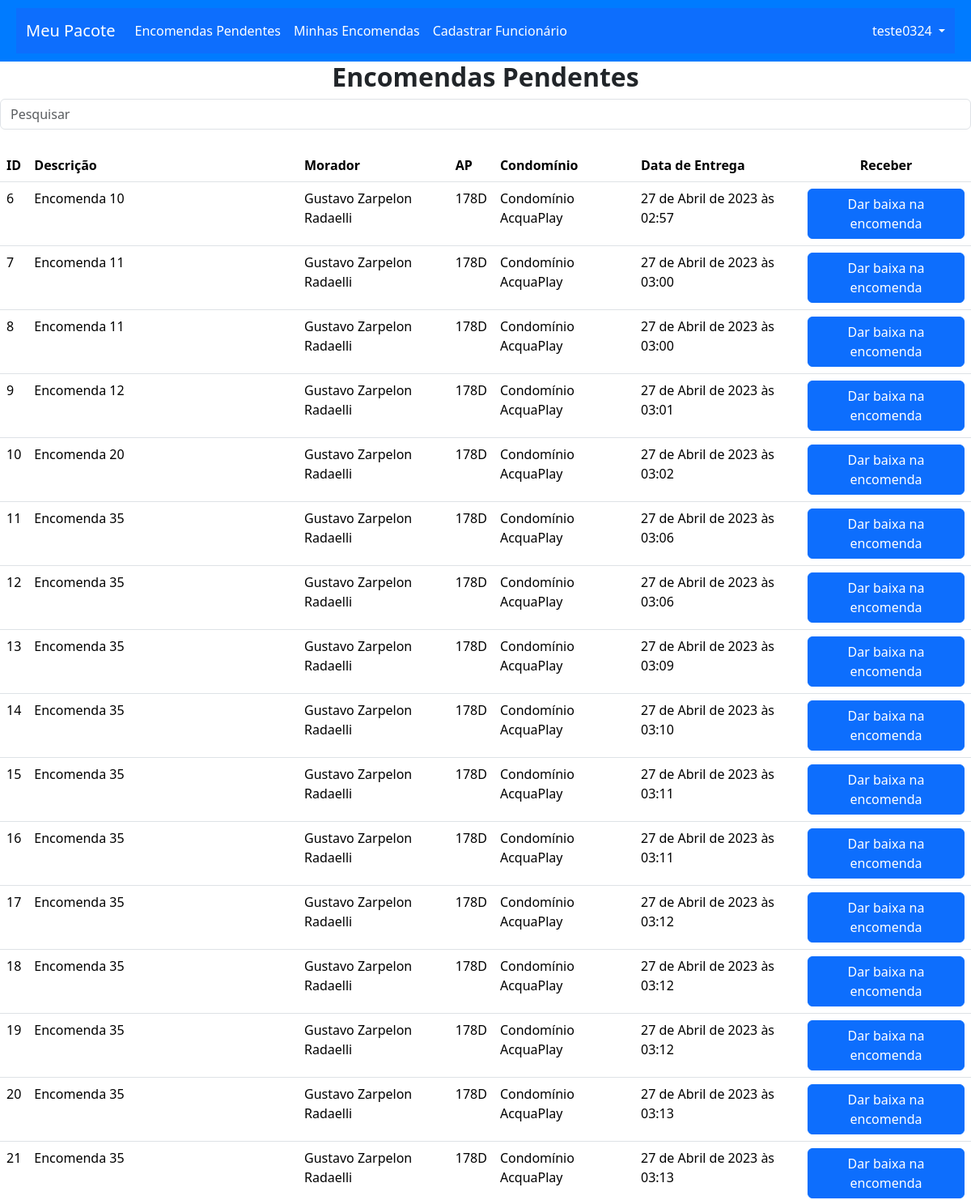
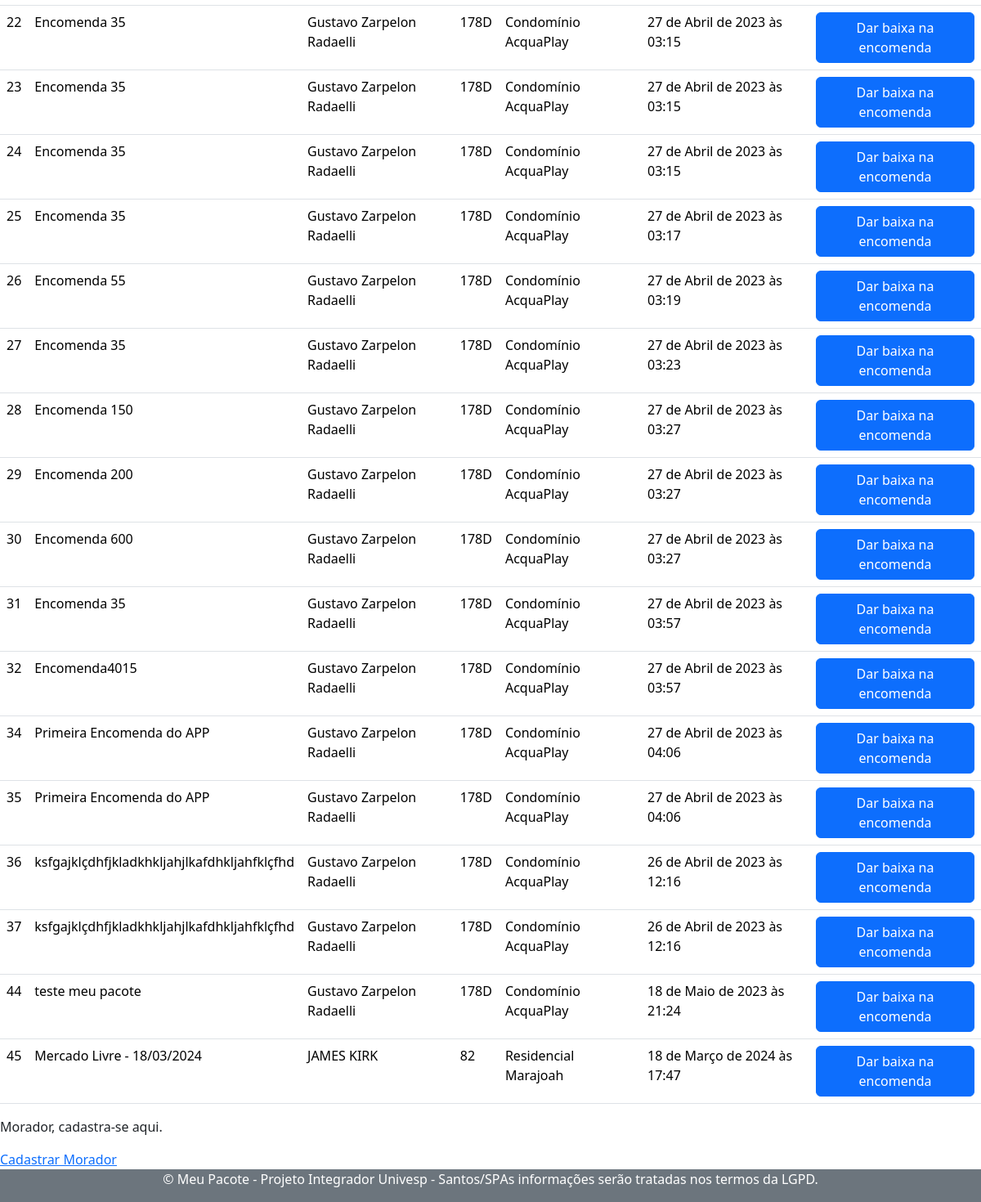
The page /encomendas_pendentes/ (signed in) on the database as committed earlier (2 pictures, top to bottom).
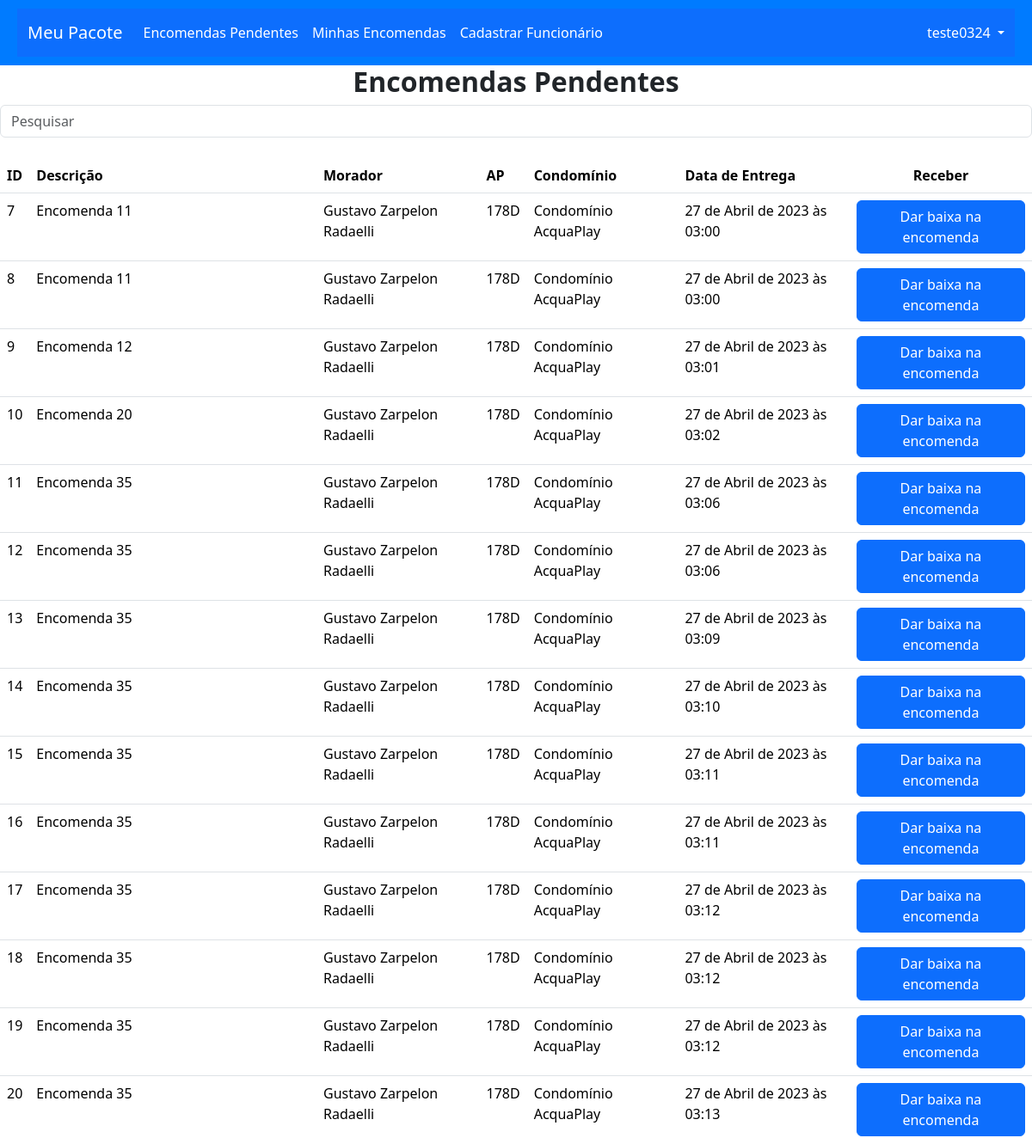
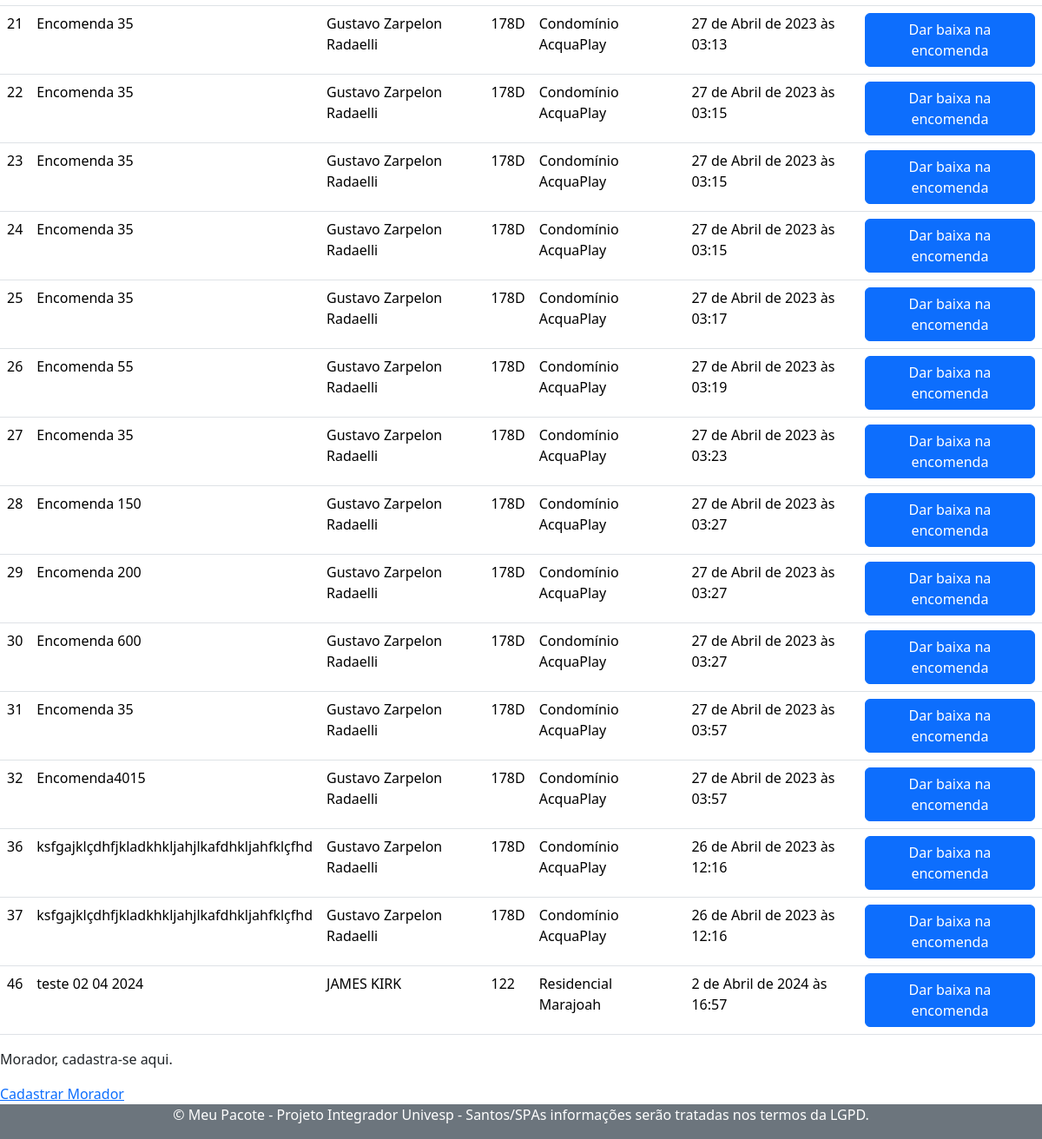
The same page on the database as committed later (2 pictures, top to bottom).
### app_meu_pacote/models.py (models this page shows, shortened)
class Encomenda(models.Model):
    id = models.AutoField(primary_key=True)
    morador = models.ForeignKey(Morador, on_delete=models.CASCADE)
    descricao = models.CharField(max_length=100)
    data_hora_recebimento = models.DateTimeField()
    data_hora_entrega = models.DateTimeField(blank=True, null=True)
    codigo_retirada = models.CharField(max_length=4, default='0000')
    funcionario_recebimento = models.ForeignKey(Funcionario, on_delete=models.CASCADE, related_name='funcionario_recebimento')
    funcionario_entrega = models.ForeignKey(Funcionario, on_delete=models.CASCADE, related_name='funcionario_entrega', blank=True, null=True)

class Morador(models.Model):
    user = models.OneToOneField(User, on_delete=models.CASCADE)
    nome = models.CharField(max_length=100)
    apartamento = models.ForeignKey('Apartamento', on_delete=models.CASCADE, related_name='moradores')
    email = models.EmailField()
    telefone = models.CharField(max_length=20)

class Apartamento(models.Model):
    id = models.AutoField(primary_key=True)
    numero = models.CharField(max_length=10)
    condominio = models.ForeignKey(Condominio, on_delete=models.CASCADE, related_name='apartamentos')

class Condominio(models.Model):
    id = models.AutoField(primary_key=True)
    nome = models.CharField(max_length=100)
    endereco = models.CharField(max_length=100)
    telefone = models.CharField(max_length=20)
    email = models.EmailField()

### app_meu_pacote/views.py (the view)
# urls.py: path('encomendas_pendentes/', app_meu_pacote_views.encomendas_pendentes, name='encomendas_pendentes'),
def encomendas_pendentes(request):
    if not request.user.is_authenticated:
        return redirect('index') # issue ---> precisa redirecionar para a página de login
    encomendas = Encomenda.objects.filter(data_hora_entrega=None)
    context = {'encomendas': encomendas}
    return render(request, 'encomendas_pendentes.html', context)

### app_meu_pacote/templates/encomendas_pendentes.html (shortened to what this page needs)
{% extends 'base.html' %}
{% block content %}
<h2 class="text-center fw-bold">Encomendas Pendentes</h2>
{% if encomendas %}
<input class="form-control" id="myInput" type="text" placeholder="Pesquisar">
<br>
<table class="table">
  <thead>
    <tr>
      <th>ID</th>
      <th>Descrição</th>
      <th>Morador</th>
      <th>AP</th>
      <th>Condomínio</th>
      <th>Data de Entrega</th>
      <th class="text-center">Receber</th>
    </tr>
  </thead>
  <tbody>
    {% for encomenda in encomendas %}
    <tr>
      <td>{{ encomenda.id }}</td>
      <td>{{ encomenda.descricao }}</td>
      <td>{{ encomenda.morador.nome }}</td>
      <td>{{ encomenda.morador.apartamento.numero }}</td>
      <td>{{ encomenda.morador.apartamento.condominio.nome }}</td>
      <td>{{ encomenda.data_hora_recebimento }}</td>
      <td class="text-center"> <a class="btn btn-primary" href="/encomenda/{{encomenda.id}}" role="button">Dar baixa na encomenda</a> </td>
    </tr>
    {% endfor %}
  </tbody>
</table>
{% else %}
<p>Não há encomendas pendentes no momento.</p>
{% endif %}
{% endblock %}

Rows that differ between the two databases and show on the page:
no longer on this page (row edited): Encomenda: id "6", descricao "Encomenda 10", morador.nome "Gustavo Zarpelon Radaelli", morador.apartamento.numero "178D", morador.apartamento.condominio.nome "Condomínio AcquaPlay", data_hora_recebimento "27 de Abril de 2023 às 02:57"
no longer on this page (row edited): Encomenda: id "34", descricao "Primeira Encomenda do APP", morador.nome "Gustavo Zarpelon Radaelli", morador.apartamento.numero "178D", morador.apartamento.condominio.nome "Condomínio AcquaPlay", data_hora_recebimento "27 de Abril de 2023 às 04:06"
no longer on this page (row edited): Encomenda: id "35", descricao "Primeira Encomenda do APP", morador.nome "Gustavo Zarpelon Radaelli", morador.apartamento.numero "178D", morador.apartamento.condominio.nome "Condomínio AcquaPlay", data_hora_recebimento "27 de Abril de 2023 às 04:06"
no longer on this page (row edited): Encomenda: id "44", descricao "teste meu pacote", morador.nome "Gustavo Zarpelon Radaelli", morador.apartamento.numero "178D", morador.apartamento.condominio.nome "Condomínio AcquaPlay", data_hora_recebimento "18 de Maio de 2023 às 21:24"
removed Encomenda: id "45", descricao "Mercado Livre - 18/03/2024", morador.nome "JAMES KIRK", morador.apartamento.numero "82", morador.apartamento.condominio.nome "Residencial Marajoah", data_hora_recebimento "18 de Março de 2024 às 17:47"
added Encomenda: id "46", descricao "teste 02 04 2024", morador.nome "JAMES KIRK", morador.apartamento.numero "122", morador.apartamento.condominio.nome "Residencial Marajoah", data_hora_recebimento "2 de Abril de 2024 às 16:57"
